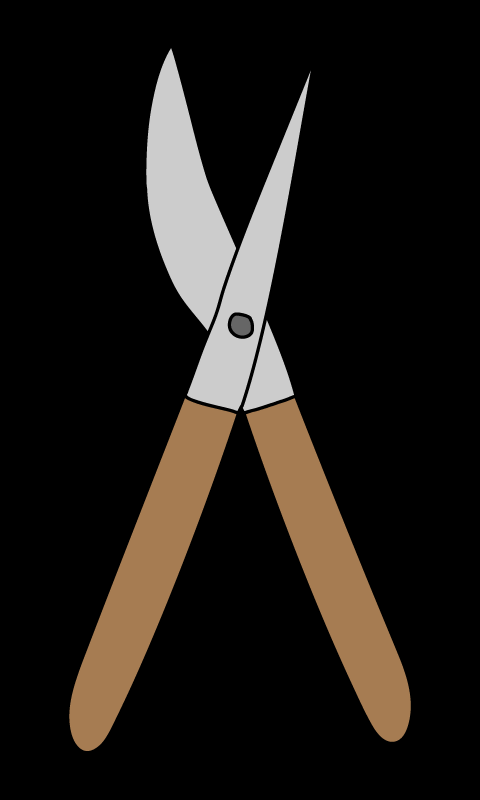

This game map was drawn from its Tiled (.tmx) file and the tilesets committed beside it. A one-line description and the trimmed map source follow:
An orthogonal 60x100 tile map with 8x8 px tiles, 1 tile layer (Tile Layer 1) and 232 objects.

<map version="1.4" tiledversion="1.4.3" orientation="orthogonal" renderorder="left-down" width="60" height="100" tilewidth="8" tileheight="8" infinite="0" nextlayerid="4" nextobjectid="236">
 <tileset firstgid="1" name="lizard" tilewidth="8" tileheight="8" tilecount="13200" columns="60">
  <image source="lizard.png" width="480" height="1760" />
 </tileset>
 <layer id="1" name="Tile Layer 1" width="60" height="100">
  <data>[6000 cells, 6000 non-empty, 6000 distinct tile ids]</data>
 </layer>
 <objectgroup id="2" name="PiirtoPisteet" visible="0">
  <object id="1" x="68.0019" y="721.006">
   <point />
  </object>
  <object id="2" x="70.7965" y="734.979">
   <point />
  </object>
  <object id="3" x="74.5226" y="747.089">
   <point />
  </object>
  <object id="4" x="84.7694" y="752.678">
   <point />
  </object>
  <object id="5" x="95.9478" y="749.884">
   <point />
  </object>
  <object id="6" x="104.332" y="744.294">
   <point />
  </object>
  <object id="7" x="113.647" y="731.253">
   <point />
  </object>
  <object id="8" x="118.305" y="719.143">
   <point />
  </object>
  <object id="9" x="124.825" y="705.17">
   <point />
  </object>
  <object id="10" x="133.209" y="691.197">
   <point />
  </object>
  <object id="11" x="141.593" y="675.361">
   <point />
  </object>
  <object id="12" x="149.045" y="660.456">
   <point />
  </object>
  <object id="13" x="155.566" y="649.278">
   <point />
  </object>
  <object id="14" x="165.813" y="626.921">
   <point />
  </object>
  <object id="15" x="172.333" y="608.291">
   <point />
  </object>
  <object id="16" x="176.991" y="594.318">
   <point />
  </object>
  <object id="17" x="183.512" y="581.276">
   <point />
  </object>
  <object id="18" x="189.101" y="560.782">
   <point />
  </object>
  <object id="19" x="195.622" y="544.015">
   <point />
  </object>
  <object id="20" x="202.143" y="528.179">
   <point />
  </object>
  <object id="21" x="209.595" y="506.754">
   <point />
  </object>
  <object id="22" x="217.047" y="487.191">
   <point />
  </object>
  <object id="23" x="221.705" y="474.15">
   <point />
  </object>
  <object id="24" x="226.362" y="458.314">
   <point />
  </object>
  <object id="25" x="231.02" y="446.204">
   <point />
  </object>
  <object id="26" x="237.541" y="432.231">
   <point />
  </object>
  <object id="27" x="241.267" y="418.258">
   <point />
  </object>
  <object id="28" x="241.267" y="408.011">
   <point />
  </object>
  <object id="29" x="249.651" y="434.094">
   <point />
  </object>
  <object id="30" x="251.514" y="441.546">
   <point />
  </object>
  <object id="31" x="256.171" y="458.314">
   <point />
  </object>
  <object id="32" x="260.829" y="468.561">
   <point />
  </object>
  <object id="33" x="263.624" y="480.671">
   <point />
  </object>
  <object id="34" x="268.281" y="489.986">
   <point />
  </object>
  <object id="35" x="272.007" y="501.164">
   <point />
  </object>
  <object id="36" x="275.734" y="509.548">
   <point />
  </object>
  <object id="37" x="282.254" y="525.384">
   <point />
  </object>
  <object id="38" x="288.775" y="540.289">
   <point />
  </object>
  <object id="39" x="294.364" y="553.33">
   <point />
  </object>
  <object id="40" x="303.68" y="573.824">
   <point />
  </object>
  <object id="41" x="297.159" y="560.782">
   <point />
  </object>
  <object id="42" x="305.543" y="584.071">
   <point />
  </object>
  <object id="43" x="311.132" y="598.044">
   <point />
  </object>
  <object id="44" x="315.789" y="610.154">
   <point />
  </object>
  <object id="45" x="320.447" y="622.264">
   <point />
  </object>
  <object id="46" x="326.036" y="638.1">
   <point />
  </object>
  <object id="47" x="332.557" y="651.141">
   <point />
  </object>
  <object id="48" x="339.078" y="662.32">
   <point />
  </object>
  <object id="49" x="344.667" y="672.566">
   <point />
  </object>
  <object id="50" x="351.188" y="687.471">
   <point />
  </object>
  <object id="51" x="359.571" y="702.375">
   <point />
  </object>
  <object id="52" x="364.229" y="717.28">
   <point />
  </object>
  <object id="53" x="368.887" y="726.595">
   <point />
  </object>
  <object id="54" x="376.339" y="738.705">
   <point />
  </object>
  <object id="55" x="385.654" y="744.294">
   <point />
  </object>
  <object id="57" x="396.833" y="744.294">
   <point />
  </object>
  <object id="58" x="404.285" y="741.5">
   <point />
  </object>
  <object id="59" x="408.011" y="734.048">
   <point />
  </object>
  <object id="60" x="411.737" y="718.211">
   <point />
  </object>
  <object id="61" x="411.737" y="705.17">
   <point />
  </object>
  <object id="62" x="411.737" y="683.745">
   <point />
  </object>
  <object id="63" x="403.354" y="666.977">
   <point />
  </object>
  <object id="64" x="397.764" y="648.347">
   <point />
  </object>
  <object id="65" x="387.517" y="629.716">
   <point />
  </object>
  <object id="66" x="380.065" y="611.085">
   <point />
  </object>
  <object id="67" x="373.544" y="596.181">
   <point />
  </object>
  <object id="68" x="367.955" y="583.139">
   <point />
  </object>
  <object id="69" x="361.435" y="567.303">
   <point />
  </object>
  <object id="70" x="356.777" y="556.125">
   <point />
  </object>
  <object id="71" x="350.256" y="538.426">
   <point />
  </object>
  <object id="72" x="344.667" y="526.316">
   <point />
  </object>
  <object id="73" x="338.146" y="509.548">
   <point />
  </object>
  <object id="74" x="329.762" y="493.712">
   <point />
  </object>
  <object id="75" x="327.899" y="480.671">
   <point />
  </object>
  <object id="76" x="318.584" y="465.766">
   <point />
  </object>
  <object id="77" x="312.995" y="448.067">
   <point />
  </object>
  <object id="78" x="303.68" y="425.71">
   <point />
  </object>
  <object id="79" x="298.09" y="408.943">
   <point />
  </object>
  <object id="80" x="295.296" y="399.627">
   <point />
  </object>
  <object id="81" x="289.707" y="381.928">
   <point />
  </object>
  <object id="82" x="279.46" y="352.119">
   <point />
  </object>
  <object id="83" x="273.871" y="332.557">
   <point />
  </object>
  <object id="84" x="271.076" y="324.173">
   <point />
  </object>
  <object id="85" x="281.323" y="359.571">
   <point />
  </object>
  <object id="86" x="246.856" y="389.381">
   <point />
  </object>
  <object id="87" x="250.582" y="378.202">
   <point />
  </object>
  <object id="88" x="253.377" y="364.229">
   <point />
  </object>
  <object id="89" x="258.034" y="352.119">
   <point />
  </object>
  <object id="90" x="260.829" y="331.626">
   <point />
  </object>
  <object id="91" x="265.487" y="318.584">
   <point />
  </object>
  <object id="92" x="184.443" y="394.97">
   <point />
  </object>
  <object id="93" x="198.416" y="400.559">
   <point />
  </object>
  <object id="94" x="211.458" y="406.148">
   <point />
  </object>
  <object id="95" x="226.362" y="410.806">
   <point />
  </object>
  <object id="96" x="239.404" y="408.943">
   <point />
  </object>
  <object id="97" x="263.624" y="407.08">
   <point />
  </object>
  <object id="98" x="275.734" y="403.354">
   <point />
  </object>
  <object id="99" x="292.501" y="398.696">
   <point />
  </object>
  <object id="100" x="64.2757" y="710.759">
   <point />
  </object>
  <object id="101" x="72.6595" y="686.539">
   <point />
  </object>
  <object id="102" x="78.2487" y="672.566">
   <point />
  </object>
  <object id="103" x="82.9064" y="661.388">
   <point />
  </object>
  <object id="104" x="88.4956" y="647.415">
   <point />
  </object>
  <object id="105" x="98.7424" y="631.579">
   <point />
  </object>
  <object id="106" x="102.469" y="611.085">
   <point />
  </object>
  <object id="107" x="108.058" y="596.181">
   <point />
  </object>
  </objectgroup>
 <objectgroup id="3" name="VoittoPisteet">
  <!-- 31 objects omitted --></objectgroup>
</map>
<!-- 126 of 232 objects omitted -->
